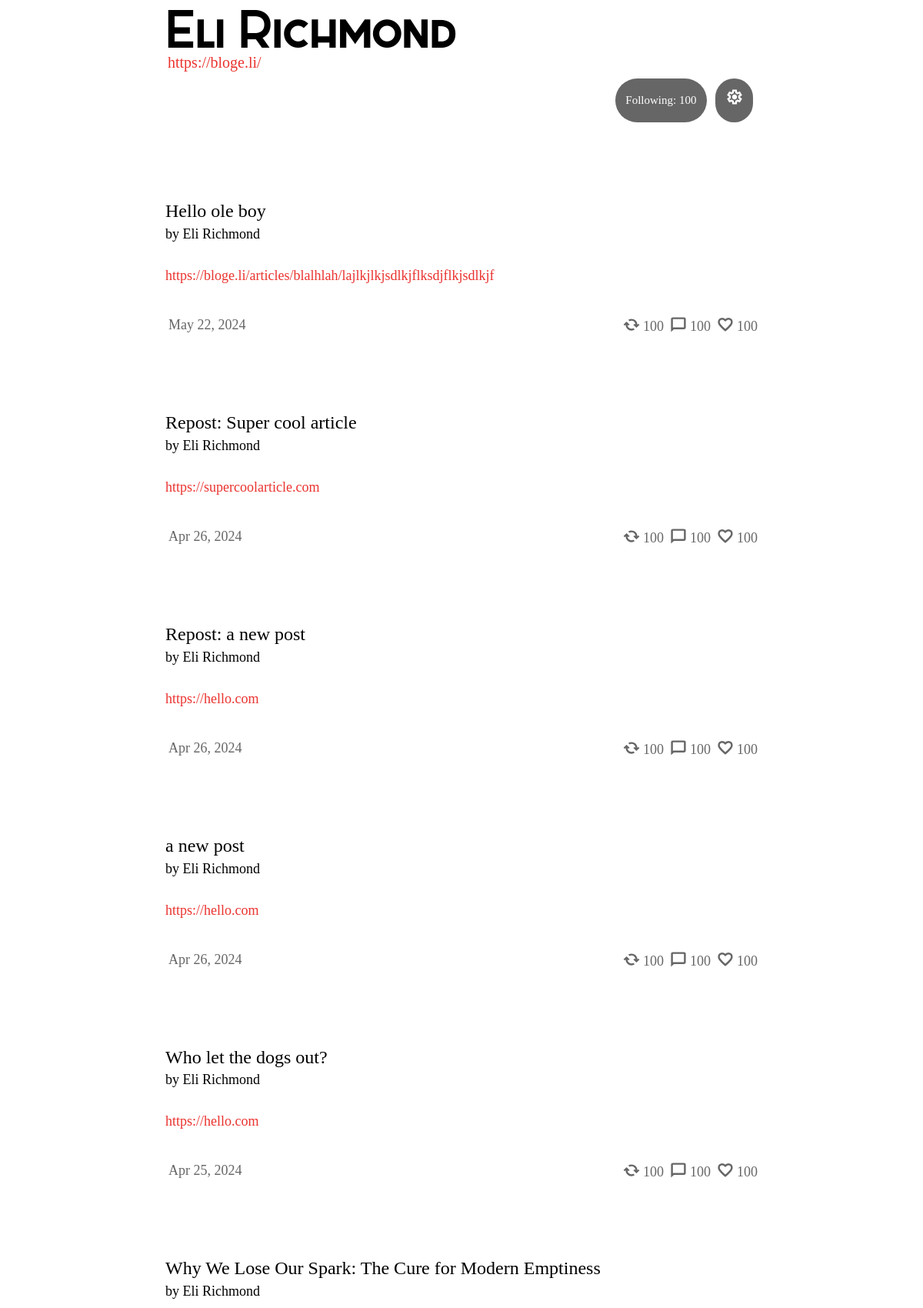
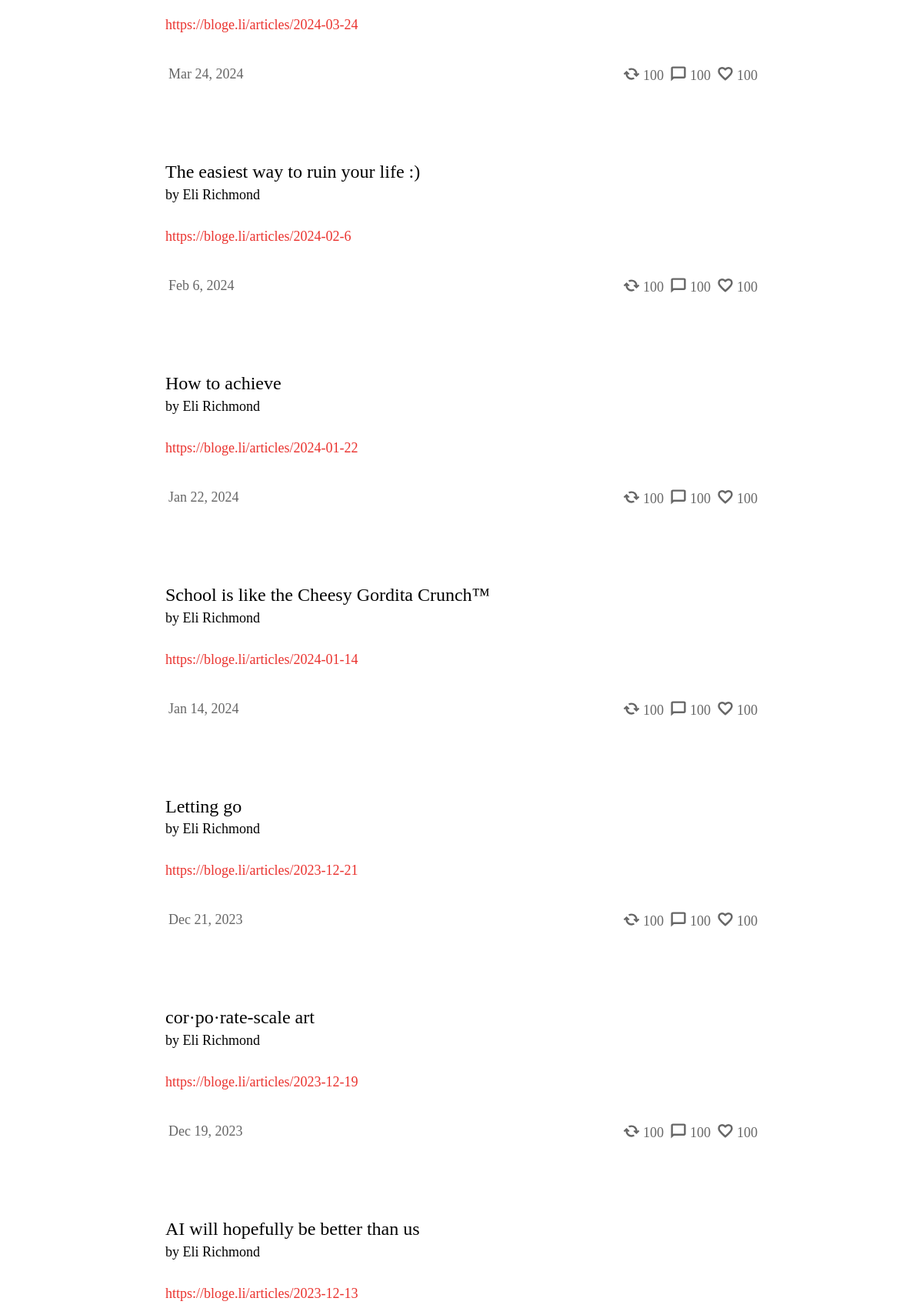
The page /Linkfeed/profile/bloge.li/ (upper part) on the database its author committed (2 pictures, top to bottom).
### Linkfeed/models.py (models this page shows, shortened)
class Profile(models.Model):
    user = models.OneToOneField(User, on_delete=models.CASCADE)
    display_name = models.CharField(max_length=255, blank=True, null=True)
    follower = models.ManyToManyField(User, blank=True, related_name="follower_user")
    following = models.ManyToManyField(User, blank=True, related_name="following_user")

class AllowedDomain(models.Model):
    user = models.OneToOneField(User, on_delete=models.CASCADE)
    domain = models.URLField(blank=True, null=True)

class Post(models.Model):
    user = models.ForeignKey(User, on_delete=models.CASCADE, related_name="posts")
    title = models.CharField(blank=True, max_length=255)
    body = models.URLField(blank=True, null=True)
    likes = models.ManyToManyField(User, related_name="blog_posts")
    timestamp = models.DateTimeField(auto_now_add=False, null=True)
    is_rss_feed_post = models.BooleanField(default=False)
    is_imported_rss_feed_post = models.BooleanField(default=False)
    imported_rss_feed = models.ForeignKey(ImportedRSSFeed, on_delete=models.SET_NULL, null=True, blank=True, related_name="posts")
    repost_count = models.IntegerField(default=0)  # New field for repost count
    def total_likes(self):
        return self.likes.count()

class User(AbstractUser):
    pass

### Linkfeed/views.py (the view)
# urls.py: path('profile', views.current_user_profile, name='current_user_profile'),
def profile(request, username):
    user = User.objects.get(username=username)
    posts = Post.objects.filter(user=user)
    profile = Profile.objects.get(user=user)
    domain = AllowedDomain.objects.get(user=user)
    profile.link = domain.domain
    following = False
    if request.user.is_authenticated:
        if request.user in profile.follower.all():
            following = True
    posts = Post.objects.filter(
        Q(user=user) & Q(is_imported_rss_feed_post=False)
    ).annotate(total_comments=Count('comments')).order_by('-timestamp')
    for post in posts:
        post.liked = post.likes.filter(id=user.id).exists()
    return render(request, "Linkfeed/profile.html", {"posts": posts, "profile": profile, "following": following})

### Linkfeed/templates/Linkfeed/profile.html (shortened to what this page needs)
{% extends "Linkfeed/layouts.html" %}
{% load static %}
{% block body %}
<div class="container-fluid">
    <div class="row">
            <div class="col-12">
                <a class="mono truncate-text pl-0" id="profile-link" target="_blank" href="{{profile.link}}">{{profile.link}}</a>
            </div>
    </div>
    <div class="d-flex justify-content-end">
            <a class="button-circle"><span class="small white mono">Following: 100</span></a>
        <a class="button-circle"><img src="{% static 'Linkfeed/settings.svg' %}" class="svg"></a>
    </div>
</div>
<div id="posts" class="mt-5">
    <div class="">
        {% for post in posts %}
            {% include 'Linkfeed/posts.html' %}
        {% endfor %}
    </div>
</div>
{% endblock %}

### Linkfeed/templates/Linkfeed/layouts.html (shortened to what this page needs)
{% load static %}
<html lang="en">
<head>
    <link href="{% static 'Linkfeed/bootstrap.css' %}" rel="stylesheet">
    <link href="{% static 'Linkfeed/style.css' %}" rel="stylesheet">
</head>
<body class="mx-auto">
    <div class="container-fluid px-3">
                    <div id="username-header" class="header truncate-text">
                    {% if request.resolver_match.url_name == 'current_user_profile' or request.resolver_match.url_name == 'profile' %}
                        <a href="{% url 'feed' profile.user.username %}">{{ profile.display_name }}</a>
                    {% elif request.resolver_match.url_name == 'current_user_feed' or request.resolver_match.url_name == 'feed' %}
                        <a href="{% url 'profile' profile.user.username %}">{{ profile.display_name }}</a>
                    {% elif request.resolver_match.url_name == 'post' %}
                        <a href="{% url 'profile' profile.user.username %}">{{ profile.display_name }}</a>
                    {% else %}
                        <a href="{% url 'landing' %}">Linkfeed</a>
                    {% endif %}
                    </div>
    </div>
    {% block body %}
    {% endblock %}
</body>
</html>

### Linkfeed/templates/Linkfeed/posts.html (shortened to what this page needs)
{% load static %}
<div class="container-fluid">
    <div class="post py-5 my-0">
        <a href="{{ post.body }}" target="_blank" class="wrapped-post-link">
            <div class="wrapped-post pb-0">
                <h4 class="mb-0" >{{ post.title }}</h4>
                <div class="mb-0">
                    {% if post.is_imported_rss_feed_post %}
                    <p id="posted-by-{{ post.id }}" class="mb-0 post-user truncate-text" style="cursor: pointer;"><span class="username-link" data-username="{{ post.user.username }}">RSS Feed ({{ post.imported_rss_feed.link|slice:"8:" }})</span></p>
                    {% elif not post.is_rss_feed_post or post.is_rss_feed_post %}
                            <p id="posted-by-{{ post.id }}" class="mb-0 post-user truncate-text" style="cursor: pointer;"><span class="username-link" data-username="{{ post.user.username }}">by {{ post.user.profile.display_name }}</span></p>
                    {% endif %}
                </div>
                <p class="post-body mt-4 pb-3">{{ post.body }}</p>
            </div>
        </a>
        <div class="mt-0 text-center d-flex justify-content-between align-items-center">
                <div class="d-flex mr-auto grey mono">
                    <p class="mt-0 mb-0 ml-1">{{ post.timestamp|date:"b j, Y"|capfirst }}</p>
                </div>
                <div class="d-flex mr-2 grey mono">
                    <img src="{% static 'Linkfeed/reshare.svg' %}" class="svg">
                    <p class="mt-1 mb-0 ml-1">100</p>
                </div>
                <div class="d-flex mr-2 grey mono">
                    <img src="{% static 'Linkfeed/comment.svg' %}" class="svg">
                    <p class="mt-1 mb-0 ml-1">100</p>
                </div>
                <div class="d-flex mr-0 grey mono">
                    <img src="{% static 'Linkfeed/like.svg' %}" class="svg">
                    <p class="mt-1 mb-0 ml-1">100</p>
                </div>
            </div>
    </div>
</div>

### Linkfeed/static/Linkfeed/style.css (style rules this page uses)
html { scroll-behavior: smooth; }
body { max-width:40em; margin:0 auto; font-family: Rich-Georgia, 'Times New Roman', Times, serif, sans-serif; font-size:20px; line-height:30px; background-color:#fff; color:#000; font-weight: 300; overflow-y:scroll; overflow-x: hidden; }
p { font-size: 18px; }
h1,h2,h3,h4,dt,dl#tweetlist dt,footer,label,#commentlist ol li cite,div.blogparent,input[type="submit"] { font-family: Nexa; font-weight:normal; font-style:normal; text-align:left; }
.mono { font-family: mono; }
.grey { color:#666; }
.white { color: white; }
.small { font-size: .75em; }
a { color: #EA322E; max-width: 100vw; }
#profile-link { margin-left: 3px; }
.button-circle { border-radius: 50px; padding: .85rem; border: none; margin: .35rem; background-color: #666; }
.header { font-family: Sabado, sans-serif; font-size: 3.5em; padding-bottom: 15px; padding-top: 5px; margin-bottom: 0px; margin-top: 10px; line-height: 80%; border-radius: .25rem; }
#username-header a { color:#000; text-decoration-thickness: 2px; }
#username-header { line-height: .8em; padding: 0; }
.truncate-text { max-width: 100%; display: inline-block; white-space: nowrap; overflow: hidden; text-overflow: ellipsis; }
#posts { width: 100%; background-color: none; }
.post-body, .post-title, .profile-link { word-wrap: break-word; overflow-wrap: break-word; }
.wrapped-post-link { position: relative; z-index: 1; color: black; }
.post-user { padding: 0; margin: 0; }
.post-body { z-index: 5; color:#EA322E; }
.svg { width: 22px; }

### rows shown on the page
Profile: display_name "Eli Richmond", link "https://bloge.li/"
Post: title "Hello ole boy", user.profile.display_name "Eli Richmond", body "https://bloge.li/articles/blalhlah/lajlkjlkjsdlkjflksdjflkjsdlkjf", timestamp "May 22, 2024"
Post: title "Repost: Super cool article", user.profile.display_name "Eli Richmond", body "https://supercoolarticle.com", timestamp "Apr 26, 2024"
Post: title "Repost: a new post", user.profile.display_name "Eli Richmond", body "https://hello.com", timestamp "Apr 26, 2024"
Post: title "a new post", user.profile.display_name "Eli Richmond", body "https://hello.com", timestamp "Apr 26, 2024"
Post: title "Who let the dogs out?", user.profile.display_name "Eli Richmond", body "https://hello.com", timestamp "Apr 25, 2024"
Post: title "Why We Lose Our Spark: The Cure for Modern Emptiness", user.profile.display_name "Eli Richmond", body "https://bloge.li/articles/2024-03-24", timestamp "Mar 24, 2024"
Post: title "The easiest way to ruin your life :)", user.profile.display_name "Eli Richmond", body "https://bloge.li/articles/2024-02-6", timestamp "Feb 6, 2024"
Post: title "How to achieve", user.profile.display_name "Eli Richmond", body "https://bloge.li/articles/2024-01-22", timestamp "Jan 22, 2024"
Post: title "School is like the Cheesy Gordita Crunch™", user.profile.display_name "Eli Richmond", body "https://bloge.li/articles/2024-01-14", timestamp "Jan 14, 2024"
Post: title "Letting go", user.profile.display_name "Eli Richmond", body "https://bloge.li/articles/2023-12-21", timestamp "Dec 21, 2023"
Post: title "cor·po·rate-scale art", user.profile.display_name "Eli Richmond", body "https://bloge.li/articles/2023-12-19", timestamp "Dec 19, 2023"
Post: title "AI will hopefully be better than us", user.profile.display_name "Eli Richmond", body "https://bloge.li/articles/2023-12-13"
